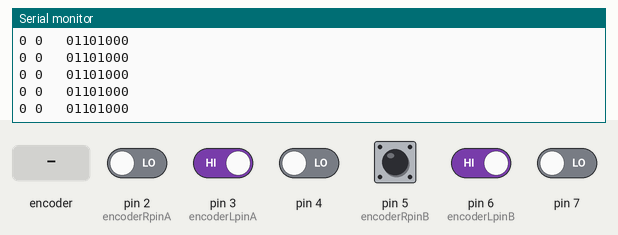
Recording of a sketch running on a simulated Arduino Uno, built with avr-gcc and run on an emulated ATmega328P. Shown: the last lines printed to the serial monitor. The inputs (shaded band) are chosen by the test bench; at power-on: pin 3 (encoderLpinA), pin 5 (encoderRpinB), pin 6 (encoderLpinB) HIGH, pin 2 (encoderRpinA), pin 4, pin 7 LOW.

Above: at 1.2 s.
1.3 s: rotary encoder on pin 2 (encoderRpinA) / pin 5 (encoderRpinB) turned 1 step (first pin leading)
At 2.3 s:
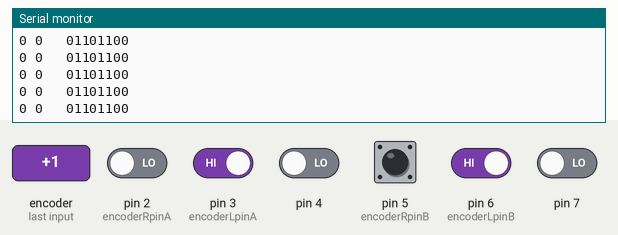
3.0 s: pin 3 (encoderLpinA) driven LOW
At 3.9 s:
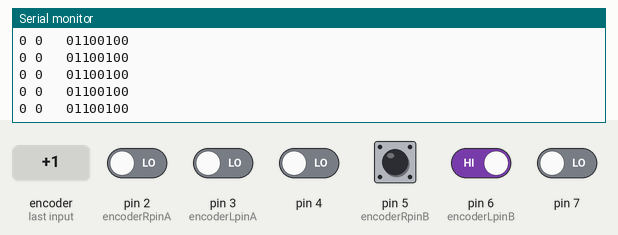
4.5 s: pin 4 driven HIGH
At 5.3 s:
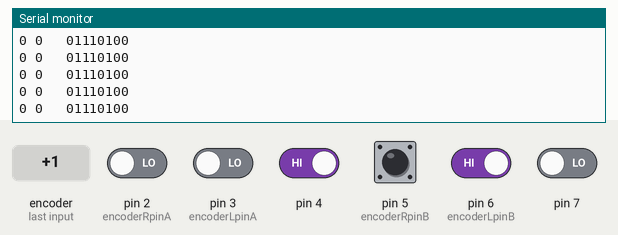
6.0 s: pin 6 (encoderLpinB) driven LOW
Timing chart, 0 to 6.8 s (numbered marks = the images above; inputs shaded):
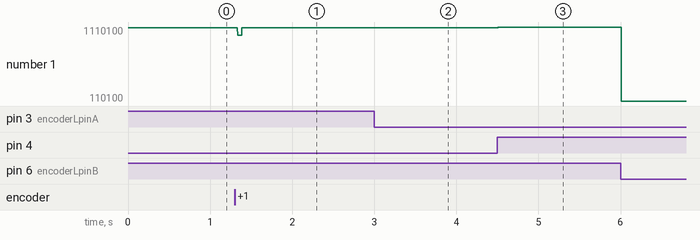

The sketch:

EncoderEx2.ino
```cpp
// Right Wheel
const byte encoderRpinA = 2; // interrupt 0
const byte encoderRpinB = 5;

// Left Wheel
const byte encoderLpinA = 3; // interrupt 1
const byte encoderLpinB = 6;

void setup() {
  Serial.begin(57600);
  EncoderInit();
}

void loop() {
//  Serial.println(digitalRead(4));
//  delay(100);
  int a = PIND;
  Serial.print(digitalRead(7));
  Serial.print(" ");
  Serial.print(digitalRead(0));
  Serial.print("   ");
  if (a<2) Serial.print(B0);
  if (a<4) Serial.print(B0);
  if (a<8) Serial.print(B0);
  if (a<16) Serial.print(B0);
  if (a<32) Serial.print(B0);
  if (a<64) Serial.print(B0);
  if (a<128) Serial.print(B0);
//  if (a<256) Serial.print(B0);
//  if (a<512) Serial.print(B0);
  Serial.println(PIND,BIN);
//  Serial.print("  ");
//  Serial.print(digitalRead(2));
//  Serial.println(digitalRead(5));
}

void EncoderInit() {
//  pinMode(encoderRpinB,INPUT);
//  pinMode(encoderLpinB,INPUT);
//  attachInterrupt(digitalPinToInterrupt(encoderRpinA),
//                  wheelR,CHANGE);
//  attachInterrupt(digitalPinToInterrupt(encoderLpinA),
//                  wheelL,CHANGE);
}

void wheelR() {
  Serial.print("Interrupt 0 ");
  int a = digitalRead(2);
  int b = digitalRead(5);
  Serial.print(a);
  Serial.print(" ");
  Serial.print(b);
  if (a==b)
    Serial.print("  same");
  else
    Serial.print("  different");
  Serial.println();
}

void wheelL() {
  Serial.print("Interrupt 1 ");
  Serial.println(digitalRead(6));
}
```

Measured:
- after the input at 1.3 s, the serial monitor: prints a new line at once (image 1)
- after the input at 3.0 s, the serial monitor: prints a new line at once (image 2)
- after the input at 4.5 s, the serial monitor: prints a new line at once (image 3)
- plotted number 1: 1101000 → 1101100 after the input at 1.3 s, 1101100 → 1100100 after the input at 3.0 s, 1100100 → 1110100 after the input at 4.5 s, 1110100 → 110100 after the input at 6.0 s
